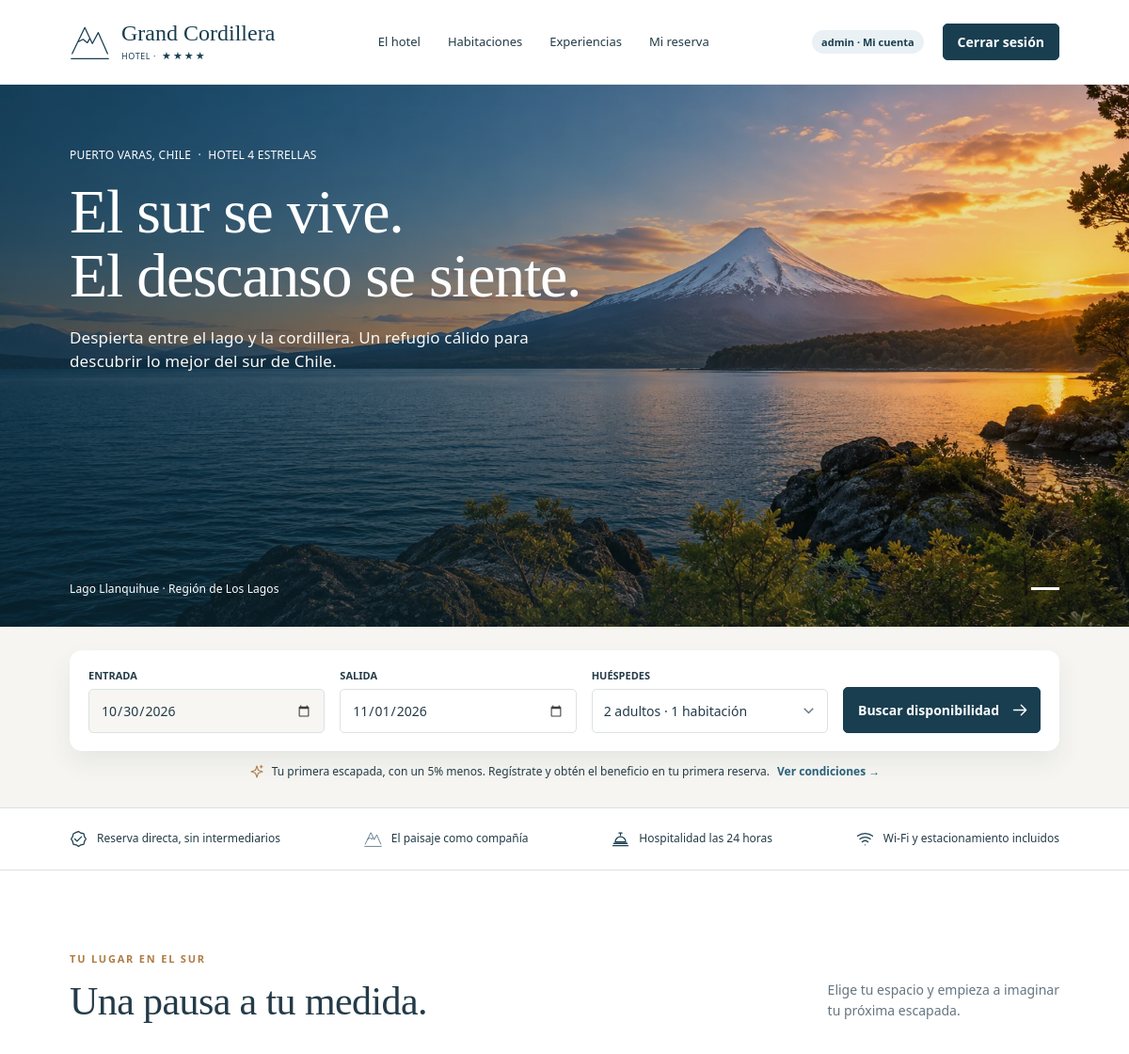
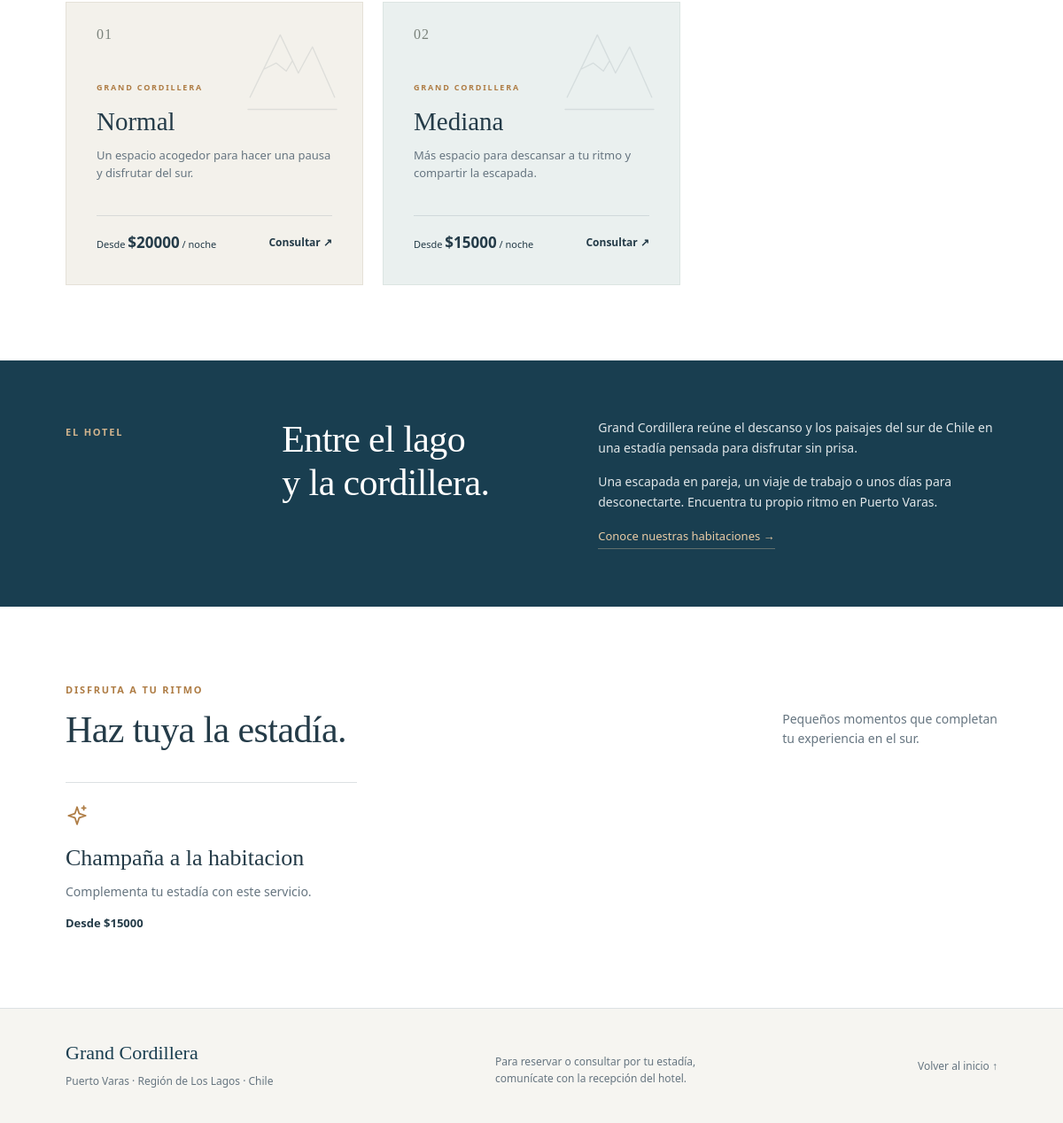
/ (signed in), run on the app's committed database (2 pictures, top to bottom).
### hotel/models.py (models this page shows, shortened)
class Usuario(AbstractUser):
    username = None
    first_name = None
    last_name = None
    rut = models.CharField(
        max_length=12,
        unique=True,
        verbose_name="RUT",
    )
    nombre = models.CharField(max_length=100)
    apellido = models.CharField(max_length=100)
    email = models.EmailField(
        unique=True,
        verbose_name="Correo electrónico",
    )
    telefono = models.CharField(
        max_length=25,
        verbose_name="Teléfono",
    )
    USERNAME_FIELD = "email"
    REQUIRED_FIELDS = [
        "rut",
        "nombre",
        "apellido",
        "telefono",
    ]
    objects = UsuarioManager()
    class Meta:
        db_table = "usuario"
        verbose_name = "Usuario"
        verbose_name_plural = "Usuarios"
        constraints = [
            models.UniqueConstraint(
                Lower("email"),
                name="usuario_email_unico_sin_mayusculas",
            ),
        ]

class Habitacion(models.Model):
    class Tipo(models.TextChoices):
        NORMAL = "NORMAL", "Normal"
        MEDIANA = "MEDIANA", "Mediana"
        GRANDE = "GRANDE", "Grande / Suite"
    class Estado(models.TextChoices):
        DISPONIBLE = "DISPONIBLE", "Disponible"
        RESERVADA = "RESERVADA", "Reservada"
        OCUPADA = "OCUPADA", "Ocupada"
        MANTENIMIENTO = "MANTENIMIENTO", "En mantenimiento"
    numero = models.PositiveIntegerField(
        unique=True,
        validators=[MinValueValidator(1)],
    )
    tipo = models.CharField(
        max_length=10,
        choices=Tipo.choices,
    )
    precio_base_noche = models.DecimalField(
        max_digits=12,
        decimal_places=2,
        validators=[MinValueValidator(0)],
    )
    estado_actual = models.CharField(
        max_length=15,
        choices=Estado.choices,
        default=Estado.DISPONIBLE,
    )
    class Meta:
        db_table = "habitacion"
        verbose_name = "Habitación"
        verbose_name_plural = "Habitaciones"
        ordering = ["numero"]
        constraints = [
            models.CheckConstraint(
                condition=Q(precio_base_noche__gte=0),
                name="habitacion_precio_no_negativo",
            ),
        ]

class ServicioAdicional(models.Model):
    nombre = models.CharField(
        max_length=100,
        unique=True,
    )
    precio = models.DecimalField(
        max_digits=12,
        decimal_places=2,
        validators=[MinValueValidator(0)],
    )
    activo = models.BooleanField(default=True)
    class Meta:
        db_table = "servicio_adicional"
        verbose_name = "Servicio adicional"
        verbose_name_plural = "Servicios adicionales"
        constraints = [
            models.CheckConstraint(
                condition=Q(precio__gte=0),
                name="servicio_precio_no_negativo",
            ),
        ]

### hotel/views.py (the view, shortened to what this page needs)
# urls.py: path('', views.home, name='home'),
def home(request):
    hoy = timezone.localdate()
    entrada = hoy + timedelta(days=1)
    salida = entrada + timedelta(days=2)
    busqueda = None
    habitaciones = Habitacion.objects.exclude(estado_actual=Habitacion.Estado.MANTENIMIENTO)
    busqueda_valida = False
    categorias = []
    descripciones = {
        'NORMAL': 'Un espacio acogedor para hacer una pausa y disfrutar del sur.',
        'MEDIANA': 'Más espacio para descansar a tu ritmo y compartir la escapada.',
        'GRANDE': 'La comodidad de una suite para una estadía especial.',
    }
    for tipo, nombre in Habitacion.Tipo.choices:
        opciones = habitaciones.filter(tipo=tipo).order_by('precio_base_noche')
        primera = opciones.first()
        if primera:
            categorias.append({
                'nombre': nombre, 'tipo': tipo, 'descripcion': descripciones[tipo],
                'precio': primera.precio_base_noche, 'cantidad': opciones.count(),
            })
    return render(request, 'hotel/home.html', {
        'hoy': hoy, 'entrada': entrada, 'salida': salida,
        'huespedes': busqueda.cleaned_data.get('huespedes', 2) if busqueda and busqueda.is_valid() else 2,
        'busqueda': busqueda, 'busqueda_valida': busqueda_valida,
        'categorias': categorias,
        'servicios': ServicioAdicional.objects.filter(activo=True),
    })

### hotel/templates/hotel/home.html (shortened to what this page needs)
{% extends 'hotel/base.html' %}
{% load static %}
{% block content %}
<section class="hero" aria-labelledby="hero-title"><img class="hero-image" src="{% static 'hotel/img/llanquihue-hero.webp' %}" alt="Paisaje del lago Llanquihue y un volcán nevado al atardecer" fetchpriority="high" width="2048" height="1152"><div class="hero-shade"></div><div class="hero-inner container"><div class="hero-copy"><p class="hero-location">PUERTO VARAS, CHILE <span>·</span> HOTEL 4 ESTRELLAS</p><h1 id="hero-title">El sur se vive.<br>El descanso se siente.</h1><p class="hero-description">Despierta entre el lago y la cordillera. Un refugio cálido para<br class="desktop-break"> descubrir lo mejor del sur de Chile.</p></div><div class="hero-caption"><span>Lago Llanquihue · Región de Los Lagos</span><span class="landscape-line" aria-hidden="true"></span></div></div></section>
<section class="booking-section" aria-label="Planifica tu estadía"><div class="container"><form class="booking-form" action="{% url 'hotel:fechas' %}" method="get"><div class="booking-field"><label for="entrada">ENTRADA</label><input type="date" id="entrada" name="entrada" value="{{ entrada|date:'Y-m-d' }}" min="{{ hoy|date:'Y-m-d' }}" required></div><div class="booking-field"><label for="salida">SALIDA</label><input type="date" id="salida" name="salida" value="{{ salida|date:'Y-m-d' }}" min="{{ entrada|date:'Y-m-d' }}" required></div><div class="booking-field"><label for="huespedes">HUÉSPEDES</label><select id="huespedes" name="huespedes"><option value="2" {% if huespedes == 2 %}selected{% endif %}>2 adultos · 1 habitación</option></select></div><button class="button search-button" type="submit">Buscar disponibilidad <svg class="icon"><use href="#arrow"/></svg></button></form><p class="welcome-offer"><svg class="icon"><use href="#sparkle"/></svg><span>Tu primera escapada, con un 5% menos. Regístrate y obtén el beneficio en tu primera reserva.</span><button type="button" data-dialog="condiciones">Ver condiciones <span aria-hidden="true">→</span></button></p></div></section>
<section class="benefits" aria-label="Beneficios de tu estadía"><div class="container benefits-inner"><p><svg class="icon"><use href="#check"/></svg>Reserva directa, sin intermediarios</p><p><svg class="icon"><use href="#mountain"/></svg>El paisaje como compañía</p><p><svg class="icon"><use href="#bell"/></svg>Hospitalidad las 24 horas</p><p><svg class="icon"><use href="#wifi"/></svg>Wi-Fi y estacionamiento incluidos</p></div></section>
<section id="habitaciones" class="rooms-section section-pad container" aria-labelledby="rooms-title"><div class="section-heading"><div><span class="eyebrow">TU LUGAR EN EL SUR</span><h2 id="rooms-title">{% if busqueda_valida %}Habitaciones disponibles{% else %}Una pausa a tu medida.{% endif %}</h2></div><p>{% if busqueda_valida %}Del {{ entrada|date:'j M Y' }} al {{ salida|date:'j M Y' }}.<br>La capacidad para tus huéspedes se confirma con recepción.{% else %}Elige tu espacio y empieza a imaginar<br>tu próxima escapada.{% endif %}</p></div>{% if categorias %}<div class="room-grid">{% for categoria in categorias %}<article class="room-card"><span class="room-number">0{{ forloop.counter }}</span><svg class="room-mountain" aria-hidden="true"><use href="#mountain"/></svg><span class="eyebrow">GRAND CORDILLERA</span><h3>{{ categoria.nombre }}</h3><p>{{ categoria.descripcion }}</p><div class="room-price"><span>Desde <strong>${{ categoria.precio|floatformat:'0' }}</strong> / noche</span><a href="#buscador-contacto" aria-label="Consultar habitación {{ categoria.nombre }}">Consultar <span aria-hidden="true">↗</span></a></div></article>{% endfor %}</div>{% endif %}</section>
<section id="el-hotel" class="about-section"><div class="container about-inner"><span class="eyebrow">EL HOTEL</span><h2>Entre el lago<br>y la cordillera.</h2><div><p>Grand Cordillera reúne el descanso y los paisajes del sur de Chile en una estadía pensada para disfrutar sin prisa.</p><p>Una escapada en pareja, un viaje de trabajo o unos días para desconectarte. Encuentra tu propio ritmo en Puerto Varas.</p><a class="text-link" href="#habitaciones">Conoce nuestras habitaciones →</a></div></div></section>
<section id="experiencias" class="section-pad container"><div class="section-heading"><div><span class="eyebrow">DISFRUTA A TU RITMO</span><h2>Haz tuya la estadía.</h2></div><p>Pequeños momentos que completan<br>tu experiencia en el sur.</p></div><div class="experience-grid">{% for servicio in servicios %}<article><svg class="icon"><use href="#sparkle"/></svg><h3>{{ servicio.nombre }}</h3><p>Complementa tu estadía con este servicio.</p><span>Desde ${{ servicio.precio|floatformat:'0' }}</span></article>{% empty %}<article><svg class="icon"><use href="#mountain"/></svg><h3>El sur, a tu ritmo.</h3><p>Consulta con recepción los servicios y experiencias disponibles para tu visita.</p></article>{% endfor %}</div></section>
<footer id="buscador-contacto" class="site-footer"><div class="container footer-inner"><div><span class="brand-name">Grand Cordillera</span><p>Puerto Varas · Región de Los Lagos · Chile</p></div><p>Para reservar o consultar por tu estadía,<br>comunícate con la recepción del hotel.</p><a href="#contenido">Volver al inicio ↑</a></div></footer>
{% endblock %}

### hotel/templates/hotel/base.html (shortened to what this page needs)
{% load static %}
<!DOCTYPE html>
<html lang="es-CL">
<head>
  <link rel="stylesheet" href="{% static 'hotel/css/home.css' %}">
  <link rel="stylesheet" href="{% static 'hotel/css/reservas.css' %}">
  <link rel="stylesheet" href="{% static 'hotel/css/checkout.css' %}">
  <link rel="stylesheet" href="{% static 'hotel/css/gestion.css' %}">
</head>
<body>
  <header class="site-header"><div class="header-inner container">
    <a class="brand" href="{% url 'hotel:home' %}" aria-label="Grand Cordillera, inicio"><svg class="brand-mark" aria-hidden="true"><use href="#mountain"/></svg><span><span class="brand-name">Grand Cordillera</span><span class="brand-subtitle">HOTEL · <span class="stars">★★★★</span></span></span></a>
    <nav id="navegacion" class="main-nav" aria-label="Navegación principal"><a href="{% url 'hotel:home' %}#el-hotel">El hotel</a><a href="{% url 'hotel:fechas' %}">Habitaciones</a><a href="{% url 'hotel:home' %}#experiencias">Experiencias</a><a class="nav-link {% if gestion_activa %}current-nav{% endif %}" href="{% url 'hotel:mis_reservas' %}" {% if gestion_activa %}aria-current="page"{% endif %}>Mi reserva</a></nav>
    <div class="account-nav">{% if user.is_authenticated %}<a class="account-profile-link" href="{% url 'hotel:mis_reservas' %}">{{ user.nombre }} · Mi cuenta</a><form action="{% url 'hotel:salir' %}" method="post">{% csrf_token %}<button class="button button-small" type="submit">Cerrar sesión</button></form>{% else %}<a class="login-link" href="{% url 'hotel:ingresar' %}{% if gestion_activa %}?next={% url 'hotel:mis_reservas' %}{% endif %}">Iniciar sesión</a><a class="button button-small" href="{% url 'hotel:registro' %}">Registrarse · −5%</a>{% endif %}</div>
  </div></header>
  <main id="contenido">{% block content %}{% endblock %}</main>
</body>
</html>

### hotel/static/hotel/css/gestion.css (style rules this page uses)
.account-profile-link { display:flex;align-items:center;gap:6px;padding:4px 10px;background:#eaf1f5;color:var(--navy);font-weight:600;font-size:11px;border-radius:18px }

### data on the page
Usuario: nombre "admin"
Habitacion: nombre "Normal", descripcion "Un espacio acogedor para hacer una pausa y disfrutar del sur.", precio "20000"
Habitacion: nombre "Mediana", descripcion "Más espacio para descansar a tu ritmo y compartir la escapada.", precio "15000"
ServicioAdicional: nombre "Champaña a la habitacion", precio "15000"
